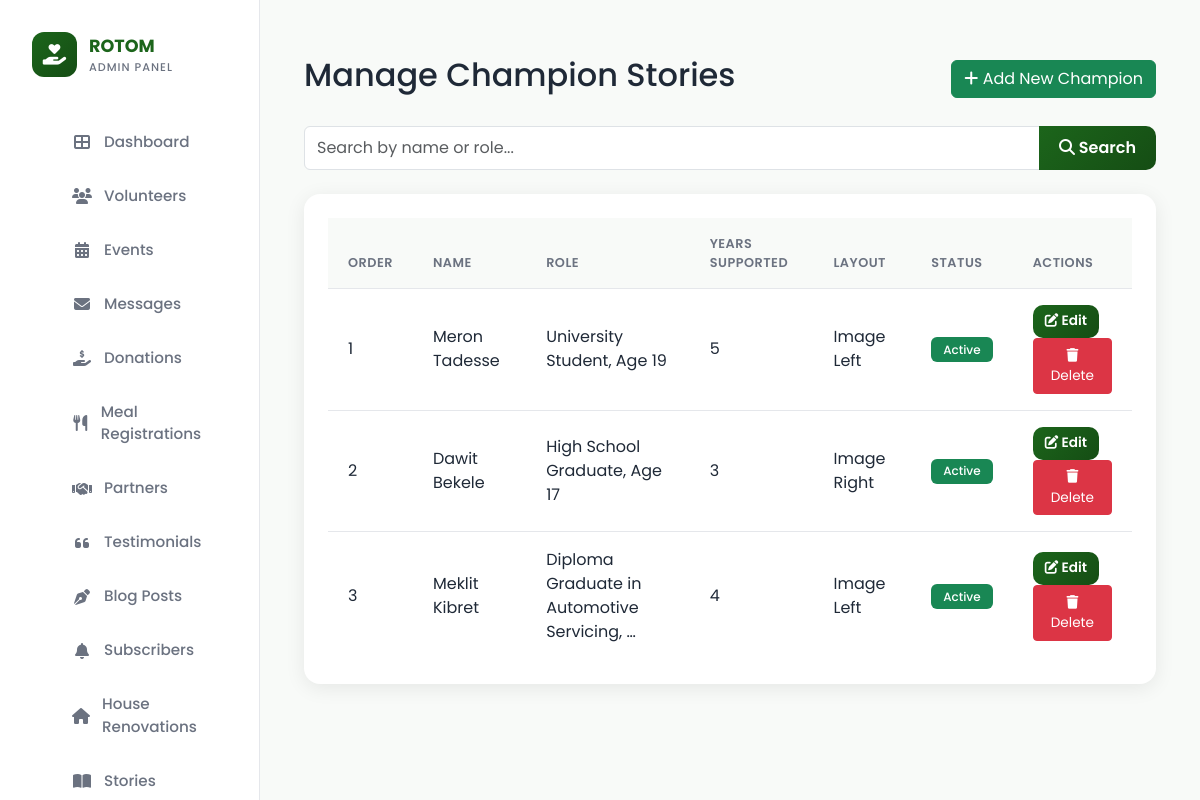
/dashboard/manage-champions/ (signed in), run on the app's committed database.
### rotom/models.py (models this page shows, shortened)
class Champion(models.Model):
    name = models.CharField(max_length=200, help_text="Student's name (e.g., Meron Tadesse)")
    role = models.CharField(max_length=200, help_text="Role/Status (e.g., University Student, Age 19)")
    role_am = models.CharField(max_length=200, blank=True, help_text="Amharic translation of role (optional)")
    quote = models.TextField(help_text="Their testimonial/story")
    quote_am = models.TextField(blank=True, help_text="Amharic translation of quote (optional)")
    image = models.ImageField(upload_to='champions/', help_text="Main photo")
    years_supported = models.CharField(max_length=50, help_text="e.g., 5 or 3-5")
    achievement = models.CharField(max_length=100, help_text="e.g., 1st In Family to University or Top 5% Class Ranking")
    achievement_am = models.CharField(max_length=100, blank=True, help_text="Amharic translation of achievement (optional)")
    order = models.IntegerField(default=0, help_text="Display order (lower numbers appear first)")
    layout = models.CharField(max_length=20, choices=[('normal', 'Image Left'), ('reverse', 'Image Right')], default='normal')
    is_active = models.BooleanField(default=True, help_text="Check to display on champions page")
    created_at = models.DateTimeField(auto_now_add=True)
    updated_at = models.DateTimeField(auto_now=True)
    class Meta:
        ordering = ['order', '-created_at']
        verbose_name_plural = "Champions"

### dashboard/views.py (the view)
# urls.py: path('manage-champions/', views.manage_champions, name='manage_champions'),
@staff_member_required(login_url='dashboard:login')
def manage_champions(request):
    search = request.GET.get('search', '')
    champions = Champion.objects.all().order_by('order', '-created_at')
    if search:
        champions = champions.filter(
            models.Q(name__icontains=search) |
            models.Q(role__icontains=search)
        )
    paginator = Paginator(champions, 10)
    champions_paginated = paginator.get_page(request.GET.get('page'))
    return render(request, 'dashboard/manage_champions.html', {
        'champions': champions_paginated,
        'search': search,
    })

### rotom/context_processors.py (called while the page is built)
def navbar_pattern(request):
    try:
        active_pattern = NavbarPattern.objects.filter(is_active=True).first()
    except Exception:
        active_pattern = None
    try:
        navbar_content = {obj.key: obj.value for obj in SiteContent.objects.filter(page='navbar')}
    except Exception:
        navbar_content = {}
    return {
        'navbar_pattern': active_pattern,
        'navbar_content': navbar_content,
    }

### dashboard/templates/dashboard/manage_champions.html (shortened to what this page needs)
{% extends 'dashboard/base_admin.html' %}
{% load static %}
{% block content %}
<div class="container-fluid py-4">
    <div class="d-flex justify-content-between align-items-center mb-4">
        <h2>Manage Champion Stories</h2>
        <a href="{% url 'dashboard:create_champion' %}" class="btn btn-success">
            <i class="fas fa-plus"></i> Add New Champion
        </a>
    </div>
    <form method="get" class="mb-4">
        <div class="input-group">
            <input type="text" name="search" class="form-control" placeholder="Search by name or role..." value="{{ search }}">
            <button class="btn btn-primary" type="submit">
                <i class="fas fa-search"></i> Search
            </button>
        </div>
    </form>
    <div class="card">
        <div class="card-body">
            <div class="table-responsive">
                <table class="table table-hover">
                    <thead>
                        <tr>
                            <th>Order</th>
                            <th>Name</th>
                            <th>Role</th>
                            <th>Years Supported</th>
                            <th>Layout</th>
                            <th>Status</th>
                            <th>Actions</th>
                        </tr>
                    </thead>
                    <tbody>
                        {% for champion in champions %}
                        <tr>
                            <td>{{ champion.order }}</td>
                            <td>{{ champion.name }}</td>
                            <td>{{ champion.role|truncatewords:5 }}</td>
                            <td>{{ champion.years_supported }}</td>
                            <td>{{ champion.get_layout_display }}</td>
                            <td>
                                {% if champion.is_active %}
                                <span class="badge bg-success">Active</span>
                                {% else %}
                                <span class="badge bg-secondary">Inactive</span>
                                {% endif %}
                            </td>
                            <td>
                                <a href="{% url 'dashboard:edit_champion' champion.pk %}" class="btn btn-sm btn-primary">
                                    <i class="fas fa-edit"></i> Edit
                                </a>
                                <a href="{% url 'dashboard:delete_champion' champion.pk %}"
                                   class="btn btn-sm btn-danger"
                                   onclick="return confirm('Are you sure you want to delete this champion story?')">
                                    <i class="fas fa-trash"></i> Delete
                                </a>
                            </td>
                        </tr>
                        {% empty %}
                        <tr>
                            <td colspan="7" class="text-center">No champion stories found.</td>
                        </tr>
                        {% endfor %}
                    </tbody>
                </table>
            </div>
        </div>
    </div>
</div>
{% endblock %}

### data on the page
Champion: order "1", name "Meron Tadesse", role "University Student, Age 19", years_supported "5", layout "Image Left", is_active "Active"
Champion: order "2", name "Dawit Bekele", role "High School Graduate, Age 17", years_supported "3", layout "Image Right", is_active "Active"
Champion: order "3", name "Meklit Kibret", role "Diploma Graduate in Automotive Servicing, …", years_supported "4", layout "Image Left", is_active "Active"
